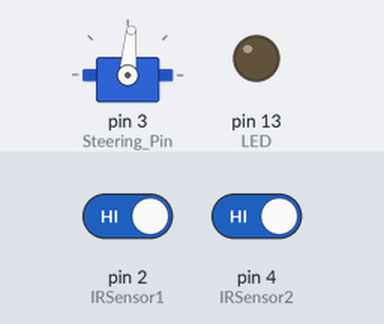
Simulated run of this sketch. Board: Arduino Uno, built with avr-gcc and run on an emulated ATmega328P. Shown: servo, output pins drawn as LEDs (lit = HIGH). Inputs (shaded band) come from the test bench; at power-on: pin 2 (IRSensor1) HIGH, pin 4 (IRSensor2) HIGH. What the sketch prints to the serial monitor is not drawn.

Above: at 1.3 s.
1.4 s: pin 2 (IRSensor1) driven LOW
At 2.0 s:
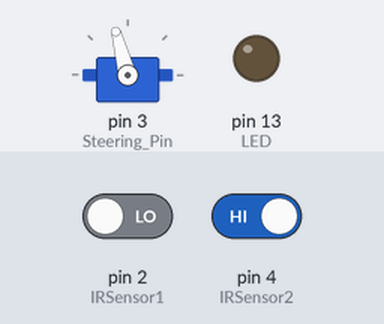
3.0 s: pin 4 (IRSensor2) driven LOW
At 3.3 s:
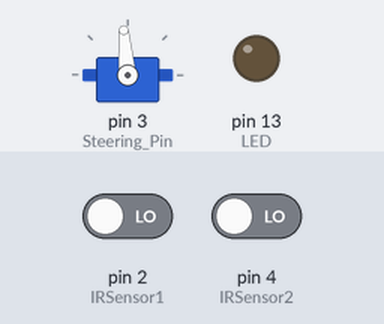
4.5 s: pin 4 (IRSensor2) driven HIGH
At 5.7 s:
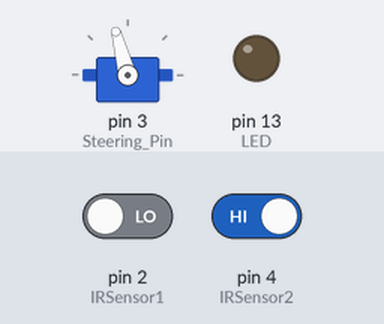
6.0 s: pin 2 (IRSensor1) driven HIGH
At 7.3 s:
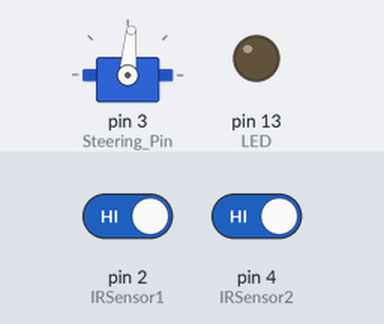
Timing chart, 0 to 8.5 s (numbered marks = the images above; inputs shaded):
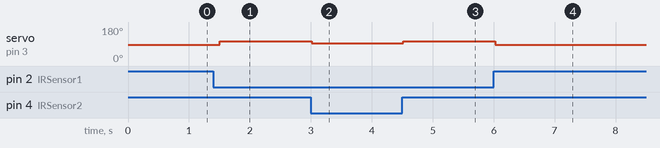

The sketch:

irSensorTest.ino
```cpp
#include <Servo.h>
int IRSensor1 = 2; // connect ir sensor to arduino pin 2
int IRSensor2 = 4; // connect ir sensor to arduino pin 4

int LED = 13; // conect Led to arduino pin 13

/*** Steering：轉向機構 ***/
Servo Steering;
const int Steering_Pin = 3; //控制 Steering 的腳位
int Steering_Angle = 0; //Steering 的角度位置
int Rotating_Angle = 0; //Steering 旋轉角度
const int Steering_Angle_Central = 95; //Steering 的中心角度
const int Steering_Angle_limit = 25; //Steering 的中心角度
const int Steering_Angle_Max = Steering_Angle_Central + Steering_Angle_limit; //Steering 的最大角度位置
const int Steering_Angle_Min = Steering_Angle_Central - Steering_Angle_limit; //Steering 的最小角度位置

String Angle_String = ""; //字串角度


void setup()
{

  Serial.begin(9600);
  pinMode (IRSensor1, INPUT); // sensor pin INPUT
  pinMode (IRSensor2, INPUT); // sensor pin INPUT
  pinMode (LED, OUTPUT); // Led pin OUTPUT

  Steering.attach(Steering_Pin); // 將 Steering 連接到 Steering_Pin
  Serial.println("START");
  Steering_Angle = Steering_Angle_Central;//初始化 Steering 角度
  Steering.write(Steering_Angle);
}

void loop()
{
  // initial statusSensor to store IR Sensor value
  int statusSensor[4] ;
  for (int i =0;i<4;i++){
    statusSensor[i]=0;
  }
  //get IR sensor value
  getIRValue(&statusSensor[0]);

  for (int i =0;i<4;i++){
    Serial.print(statusSensor[i]);
  }
  int rotAng=calSteerAng(&statusSensor[0]);
  steering(rotAng);


  delay(250);
}

int calSteerAng(int *irInput){
  int ang=0;
  if (irInput[0]==1){
    ang=-10;
  }
  else if(irInput[1]==1){
    ang=10;
  }
  else{
    ang=0;
  }
  return ang;
}

void irLedControl(int toLight){
  if (toLight == 1){
    digitalWrite(LED, LOW); // LED LOW
  }
  else
  {
    digitalWrite(LED, HIGH); // LED High
  }
}

void getIRValue(int *pArray){
  pArray[0]=digitalRead(IRSensor1);
  pArray[1]=digitalRead(IRSensor2);
  for(int i=2;i<4;i++){
    pArray[i]=i;
  }
}

void steering(int Rotating_Angle){
  Steering_Angle = Steering_Angle_Central + Rotating_Angle;

  //判斷 Steering_Angle 是否為合法角度
  if (Steering_Angle <= Steering_Angle_Max || Steering_Angle >= Steering_Angle_Min)
  {
    Serial.println("Rotating Angle：" + (String)Rotating_Angle);
    Serial.println("Steering Angle：" + (String)Steering_Angle);
    Steering.write(Steering_Angle); // 轉動 Steering


  }
  else
  {
     Serial.println("無效角度，重新輸入旋轉角度---範圍：" + (String)(-abs(Steering_Angle_limit)) + "~" + (String)(abs(Steering_Angle_limit)));
  }
  Serial.println("\n\n\n\n");
  Angle_String = ""; //字串角度重置
}

//void printArray(int *ArrayToPrint){
//  for(int i=0;i<<4;i++){
//    Serial.print(ArrayToPrint[i]);
//  }
//  Serial.print('hi');
//}
```

Measured:
- after the input at 1.4 s, servo on pin 3 (Steering_Pin): 85° → 105° after 0.11 s
- after the input at 3.0 s, servo on pin 3 (Steering_Pin): 105° → 95° at once
- after the input at 4.5 s, servo on pin 3 (Steering_Pin): 95° → 105° at once
- after the input at 6.0 s, servo on pin 3 (Steering_Pin): 105° → 85° at once
